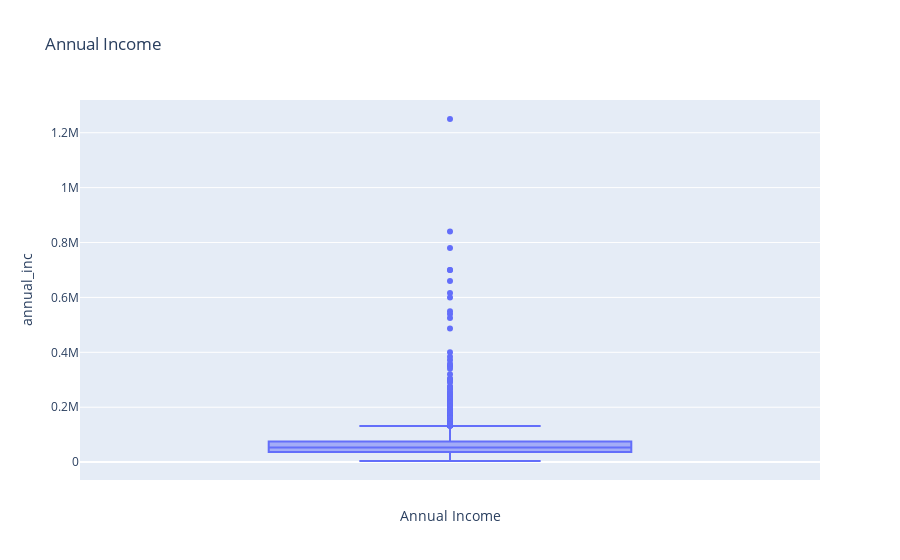

Notebook code for this chart:
### Code cell
fig = px.box(loan_status_data_set, y="annual_inc", title="Annual Income")
fig.update_layout(xaxis_title_text='Annual Income')
fig.show()

## With the below graph we can see that there are outliers in the annual income hence we need to do the treatment for them.

### Figure 1 — Plotly figure (JSON) as saved in the notebook; plotly's stock layout.template omitted (floating-point values rounded to 4 significant figures; data arrays with more than 128 entries replaced by an {"elided": "..."} marker saying what was removed)
{"data": [{"alignmentgroup": "True", "hovertemplate": "annual_inc=%{y}<extra></extra>", "legendgroup": "", "marker": {"color": "#636efa"}, "name": "", "notched": false, "offsetgroup": "", "orientation": "v", "showlegend": false, "type": "box", "x0": " ", "xaxis": "x", "y": {"elided": "5627 float values"}, "y0": " ", "yaxis": "y"}], "layout": {"boxmode": "group", "legend": {"tracegroupgap": 0}, "title": {"text": "Annual Income"}, "xaxis": {"anchor": "y", "domain": [0, 1], "title": {"text": "Annual Income"}}, "yaxis": {"anchor": "x", "domain": [0, 1], "title": {"text": "annual_inc"}}}}
